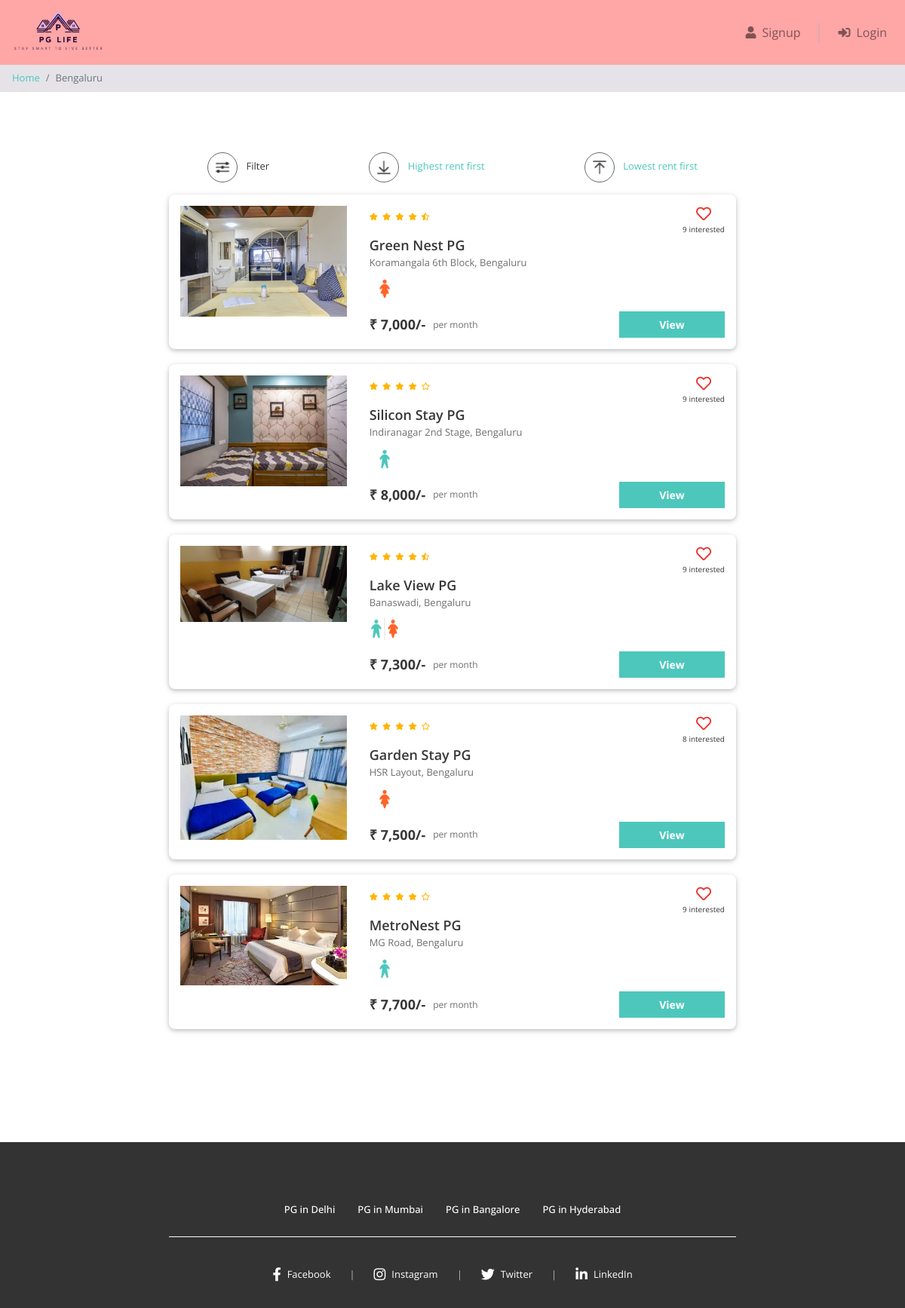
/property_list.php?city=Bengaluru, run on the app's committed database.
### tables this page shows
CREATE TABLE properties (
  id INT NOT NULL AUTO_INCREMENT,
  city_id INT NOT NULL,
  name VARCHAR(100) NOT NULL,
  address VARCHAR(255) NOT NULL,
  description LONGTEXT NOT NULL,
  gender ENUM('male', 'female', 'unisex') NOT NULL,
  rent INT NOT NULL,
  rating_clean FLOAT(2,1) NOT NULL,
  rating_food FLOAT(2,1) NOT NULL,
  rating_safety FLOAT(2,1) NOT NULL,
  PRIMARY KEY(id),
  FOREIGN KEY(city_id) REFERENCES cities(id)
);

### property_list.php (the view, shortened to what this page needs)
<?php
require "includes/database_connect.php";
$city_name = $_GET["city"];
$gender_filter = $_GET['gender'] ?? '';
$sql_1 = "SELECT * FROM cities WHERE name = '$city_name'";
$result_1 = mysqli_query($conn, $sql_1);
$city = mysqli_fetch_assoc($result_1);
$city_id = $city['id'];
$sql_2 = "SELECT * FROM properties WHERE city_id = $city_id";
$result_2 = mysqli_query($conn, $sql_2);
$properties = mysqli_fetch_all($result_2, MYSQLI_ASSOC);
$sql_3 = "SELECT *
            FROM interested_users_properties iup
            INNER JOIN properties p ON iup.property_id = p.id
            WHERE p.city_id = $city_id";
$result_3 = mysqli_query($conn, $sql_3);
$interested_users_properties = mysqli_fetch_all($result_3, MYSQLI_ASSOC);
?>
<!DOCTYPE html>
<html lang="en">
<head>
    <?php include "includes/head_links.php"; ?>
    <link href="css/property_list.css" rel="stylesheet" />
</head>
<body>
    <?php include "includes/header.php"; ?>
    <nav aria-label="breadcrumb">
        <ol class="breadcrumb py-2">
            <li class="breadcrumb-item"><a href="index.php">Home</a></li>
            <li class="breadcrumb-item active" aria-current="page"><?php echo $city_name; ?></li>
        </ol>
    </nav>
    <div class="page-container">
        <div class="filter-bar row justify-content-around">
            <div class="col-auto" data-toggle="modal" data-target="#filter-modal">
                <img src="img/filter.png" alt="filter" />
                <span>Filter</span>
            </div>
            <div class="col-auto">
                <a href="property_list.php?city=<?= $city_name ?>&sort=high<?= $gender_filter ? '&gender=' . $gender_filter : '' ?>">
                    <img src="img/desc.png" alt="sort-desc" />
                    <span>Highest rent first</span>
                </a>
            </div>
            <div class="col-auto">
                <a href="property_list.php?city=<?= $city_name ?>&sort=low<?= $gender_filter ? '&gender=' . $gender_filter : '' ?>">
                    <img src="img/asc.png" alt="sort-asc" />
                    <span>Lowest rent first</span>
                </a>
            </div>
        </div>
        <?php
        foreach ($properties as $property) {
            $property_images = glob("img/properties/" . $property['id'] . "/*");
        ?>
            <div class="property-card property-id-<?= $property['id'] ?> row">
                <div class="image-container col-md-4">
                    <img src="<?= $property_images[0] ?>" />
                </div>
                <div class="content-container col-md-8">
                    <div class="row no-gutters justify-content-between">
                        <?php
                        $total_rating = round(($property['rating_clean'] + $property['rating_food'] + $property['rating_safety']) / 3, 1);
                        ?>
                        <div class="star-container" title="<?= $total_rating ?>">
                            <?php
                            for ($i = 0; $i < 5; $i++) {
                                if ($total_rating >= $i + 0.8) {
                                    echo '<i class="fas fa-star"></i>';
                                } elseif ($total_rating >= $i + 0.3) {
                                    echo '<i class="fas fa-star-half-alt"></i>';
                                } else {
                                    echo '<i class="far fa-star"></i>';
                                }
                            }
                            ?>
                        </div>
                        <div class="interested-container">
                            <?php
                            $interested_users_count = 0;
                            $is_interested = false;
                            foreach ($interested_users_properties as $iup) {
                                if ($iup['property_id'] == $property['id']) {
                                    $interested_users_count++;
                                }
                            }
                            ?>
                            <i class="is-interested-image <?= $is_interested ? 'fas' : 'far' ?> fa-heart" property_id="<?= $property['id'] ?>"></i>
                            <div class="interested-text">
                                <span class="interested-user-count"><?= $interested_users_count ?></span> interested
                            </div>
                        </div>
                    </div>
                    <div class="detail-container">
                        <div class="property-name"><?= $property['name'] ?></div>
                        <div class="property-address"><?= $property['address'] ?></div>
                        <div class="property-gender">
                            <img src="img/<?= $property['gender'] ?>.png" />
                        </div>
                    </div>
                    <div class="row no-gutters">
                        <div class="rent-container col-6">
                            <div class="rent">₹ <?= number_format($property['rent']) ?>/-</div>
                            <div class="rent-unit">per month</div>
                        </div>
                        <div class="button-container col-6">
                            <a href="property_detail.php?property_id=<?= $property['id'] ?>" class="btn btn-primary">View</a>
                        </div>
                    </div>
                </div>
            </div>
        <?php } ?>
    </div>
    <?php
    include "includes/footer.php";
    ?>
</body>
</html>

### css/common.css (style rules this page uses)
* { box-sizing: border-box; font-family: 'Open Sans', sans-serif; }
body.light-theme { color: #373737; font-size: 16px; position: relative; }
body.light-theme .btn-primary, body.light-theme .btn-warning, body.light-theme .btn-danger { color: white; font-weight: bold; }
body.light-theme .breadcrumb { background-color: #e5e3e8; font-size: 13px; border-radius: 0px; margin-bottom: 0px; }
.page-container { max-width: 800px; padding: 80px 24px; margin: auto; }

### css/property_list.css (style rules this page uses)
.filter-bar > div { cursor: pointer; font-size: 13px; text-align: center; margin-bottom: 16px; }
.filter-bar img { width: 40px; height: 40px; border-radius: 40px; border: 1px solid #646870; padding: 6px; margin-right: 8px; }
body.light-theme .property-card { background-color: #ffffff; color: #373737; border-radius: 8px; padding: 15px 0; margin: 0 auto 20px; box-shadow: 0 2px 5px rgba(0, 0, 0, 0.16), 0 2px 10px rgba(0, 0, 0, 0.12); }
.image-container { text-align: center; }
.image-container img { width: 100%; max-width: 300px; }
.star-container i { color: #ffb400 !important; font-size: 10px; margin-right: 6px; }
.interested-container { text-align: center; }
.interested-container i { color: #EA322E; font-size: 20px; cursor: pointer; }
.interested-text { font-size: 10px; }
.detail-container { padding-bottom: 10px; }
.property-name { font-size: 18px; font-weight: 600; }
body.light-theme .property-address { color: #6f6f6f; font-size: 13px; padding-bottom: 5px; }
.property-gender img { width: 40px; }
.rent-container { display: flex; align-items: center; }
.rent { font-size: 18px; font-weight: bold; padding-right: 10px; }
body.light-theme .rent-unit { color: #6f6f6f; font-size: 12px; }
.button-container .btn { font-size: 14px; border-radius: 0; width: 140px; float: right; }

### data on the page
properties: shows a picture, interested_users_count "9", name "Green Nest PG", address "Koramangala 6th Block, Bengaluru", gender (picture), rent "7,000"
properties: shows a picture, interested_users_count "9", name "Silicon Stay PG", address "Indiranagar 2nd Stage, Bengaluru", gender (picture), rent "8,000"
properties: shows a picture, interested_users_count "9", name "Lake View PG", address "Banaswadi, Bengaluru", gender (picture), rent "7,300"
properties: shows a picture, interested_users_count "8", name "Garden Stay PG", address "HSR Layout, Bengaluru", gender (picture), rent "7,500"
properties: shows a picture, interested_users_count "9", name "MetroNest PG", address "MG Road, Bengaluru", gender (picture), rent "7,700"

### other printed values
$city_name "Bengaluru"
